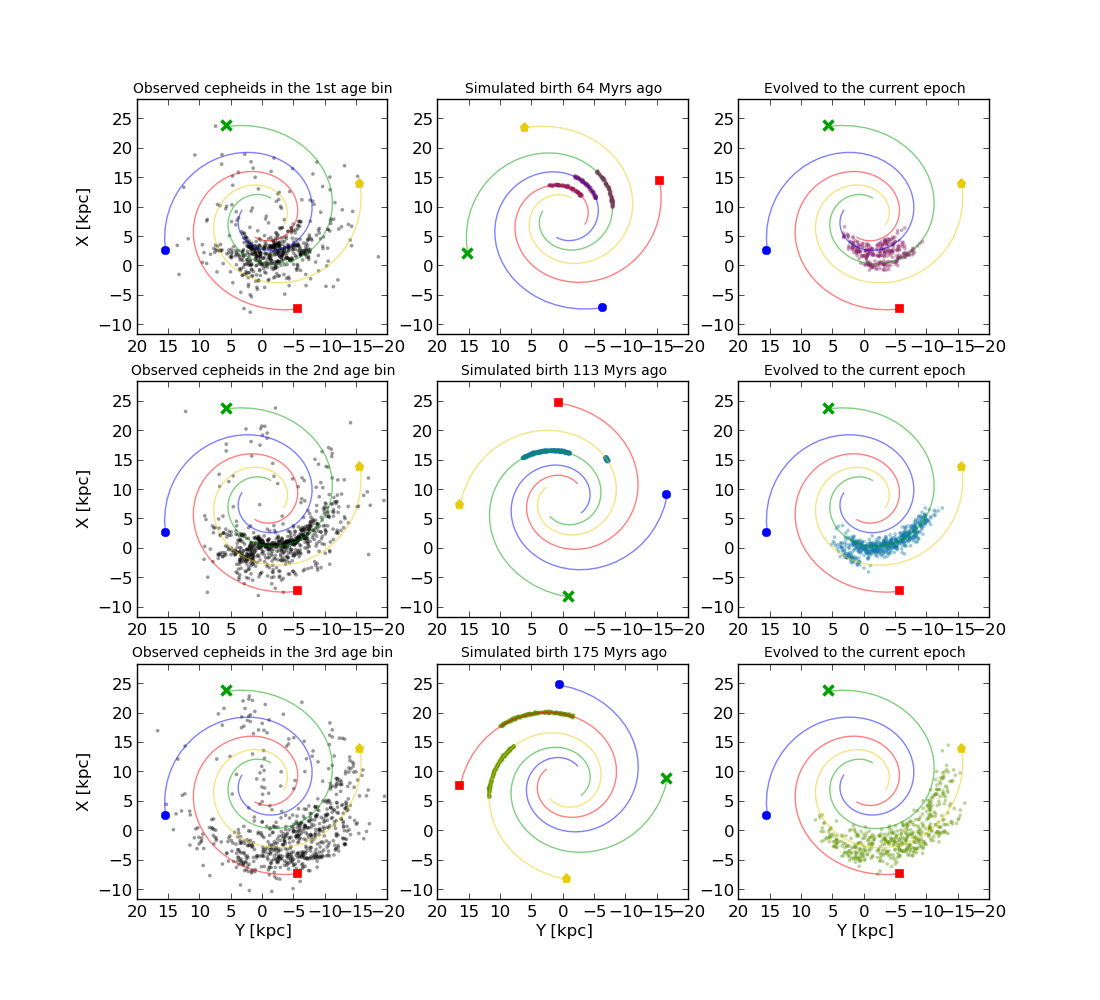

This chart was generated by the following Python code:
#!/usr/bin/env python3

import matplotlib
matplotlib.use('Agg')
import matplotlib.pyplot as plt

from numpy import *
from collections import defaultdict
from parameters import arm_names
from functions import project
import plot_parameters # arm_names_abr, arm_colors, arm_symbol, arm_symbol_size, axis_view

plt.rcParams['axes.titlesize'] = 10
numerals = ['1st', '2nd', '3rd', '4th', '5th', '6th' ]
# Uses:
#   spiral_arms_now.out
#   spiral_arms_earlier_64.out
#   spiral_arms_earlier_113.out
#   spiral_arms_earlier_175.out
#   generate_64Myr.out
#   generate_113Myr.out
#   generate_175Myr.out
#   generate_64Myr_evolved.out
#   generate_113Myr_evolved.out
#   generate_175Myr_evolved.out
# to generate run: ./do 

def loadarms(filename):
  try:
    f = open(filename, 'r')
  except IOError:
    print('Error opening file: %s'%filename)
    sys.exit()

  arms = defaultdict(list)
  arm_id = 0
  for line in f:
    if len(line) <= 0: continue
    l = line.strip()
    if len(l) <= 0: continue
    row = l.split()
    if l[0] == '#':
      if len(row) > 2 and row[1] == 'arm':
        try:
          arm_id = int(row[2])
          arm_id = arm_id % 4
        except ValueError:
          print('Arm ID should be an integer, e.g: "# arm 1".\nIn line: %s'%line)
          sys.exit()
      continue # other comment
    if len(row) >= 2:
      X, Y = float(row[0]), float(row[1])
      #print(X, Y, row)
      arms[arm_id].append([X, Y])

  f.close()
  return arms

fig, ax = plt.subplots(len(plot_parameters.simulation_ages), 3, figsize=plot_parameters.figsize2)
arms_now = loadarms('spiral_arms_now.out')
for row, age in enumerate(plot_parameters.simulation_ages):
  arms = loadarms('spiral_arms_earlier_%d.out'%(age))

  for i in arms: # Galaxy "age" Myrs ago
    arm_name = arm_names[i]
    X, Y = array(arms[i]).T
    ax[row, 1].plot(Y, X, '-', color=plot_parameters.arm_colors[i], alpha=plot_parameters.arm_alpha)
    Xend, Yend = X[-1], Y[-1]
    marker, color, size = plot_parameters.arm_symbol[i], plot_parameters.arm_colors[i], plot_parameters.arm_symbol_size[i] * 0.6
    try:
      ax[row, 1].plot([Yend], [Xend], ms=size, color=color, marker=marker, mec=color)
    except ValueError:
      ax[row, 1].plot([Yend], [Xend], ms=size, color=color, marker='x', mec=color, mew=2.5)
      

  for i in arms_now: # Galaxy NOW
    arm_name = arm_names[i]
    X, Y = array(arms_now[i]).T
    Xend, Yend = X[-1], Y[-1]
    marker, color, size = plot_parameters.arm_symbol[i], plot_parameters.arm_colors[i], plot_parameters.arm_symbol_size[i] * 0.6
    for col in [0, 2]:
      ax[row, col].plot(Y, X, '-', color=plot_parameters.arm_colors[i], alpha=plot_parameters.arm_alpha)
      try:
       ax[row, col].plot([Yend], [Xend], ms=size, color=color, marker=marker, mec=color)
      except ValueError:
        ax[row, col].plot([Yend], [Xend], ms=size, color=color, marker='x', mec=color, mew=2.5)

  pos_at_birth = loadtxt('generate_%dMyr.out'%(age), usecols=(0,1))
  pos_now = loadtxt('generate_%dMyr_evolved.out'%(age), usecols=(0,1))

  ax[row, 1].scatter(pos_at_birth.T[1], pos_at_birth.T[0], c=plot_parameters.simulation_colors[row], **plot_parameters.star_marker_params)
  ax[row, 2].scatter(pos_now.T[1],      pos_now.T[0],      c=plot_parameters.simulation_colors[row], **plot_parameters.star_marker_params)

  gal_cepheids = loadtxt('galactic_cepheids_bin%d.dat'%(row + 1), usecols=(0,1))
  gal_cepheids_X, gal_cepheids_Y = project(gal_cepheids.T[1], gal_cepheids.T[0] * 1000.0)   
  ax[row, 0].scatter(gal_cepheids_Y * 0.001, gal_cepheids_X * 0.001, **plot_parameters.gal_cepheids_marker_params)


  ax[row, 0].set_title('Observed cepheids in the %s age bin'%(numerals[row]))
  ax[row, 1].set_title('Simulated birth %.0f Myrs ago'%(age))
  ax[row, 2].set_title('Evolved to the current epoch')

  for col in [0, 1, 2]:
    ax[row, col].set_xlim(*plot_parameters.axis_view[:2])
    ax[row, col].set_ylim(*plot_parameters.axis_view[2:])
    if row == len(plot_parameters.simulation_ages) - 1: 
      ax[row, col].set_xlabel('Y [kpc]')
  ax[row, 0].set_ylabel('X [kpc]')

plt.savefig('plot2.png')

